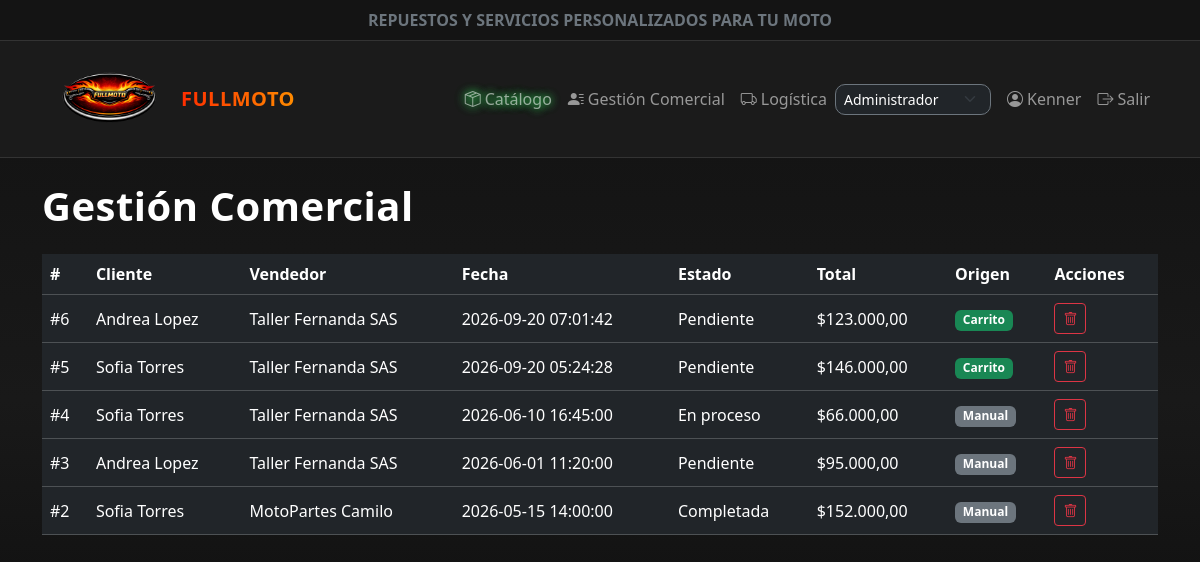
The app's page /gestion_comercializacion.php (signed in) with its own data.
### tables this page shows
CREATE TABLE `venta` (
  `id_venta` int(11) NOT NULL,
  `id_usuario` int(11) NOT NULL,
  `id_vendedor` int(11) NOT NULL,
  `fecha_pedido` datetime NOT NULL DEFAULT current_timestamp(),
  `estado` varchar(30) NOT NULL DEFAULT 'Pendiente',
  `total` decimal(12,2) NOT NULL DEFAULT 0.00 CHECK (`total` >= 0),
  `origen` enum('Carrito','Manual') NOT NULL DEFAULT 'Manual'
);

CREATE TABLE `vendedores` (
  `idVendedor` int(11) NOT NULL,
  `nombreComercial` varchar(120) DEFAULT NULL,
  `nombreContacto` varchar(120) DEFAULT NULL,
  `nit_cc` varchar(30) NOT NULL,
  `fechaRegistro` date NOT NULL DEFAULT curdate(),
  `categoria` varchar(60) DEFAULT NULL
);

### CLASES/Venta.php (called while the page is built, shortened)
<?php
class Venta {
    private $idVenta;
    private $fechaPedido;
    private $estado;
    private $total;
    private $origen;
    private $nombreCliente;
    private $nombreVendedor;
    public function __construct($idVenta, $idUsuario, $idVendedor, $fechaPedido, $estado, $total, $origen = 'Manual', $nombreCliente = null, $nombreVendedor = null) {
        $this->idVenta = $idVenta;
        $this->fechaPedido = $fechaPedido;
        $this->estado = $estado;
        $this->total = $total;
        $this->origen = $origen;
        $this->nombreCliente = $nombreCliente;
        $this->nombreVendedor = $nombreVendedor;
    }
    public function getIdVenta() { return $this->idVenta; }
    public function getFechaPedido() { return $this->fechaPedido; }
    public function getEstado() { return $this->estado; }
    public function getNombreCliente() { return $this->nombreCliente; }
    public function getNombreVendedor() { return $this->nombreVendedor; }
    public function totalFormateado() {
        return "$" . number_format($this->total, 2, ',', '.');
    }
    public function esDeCarrito() {
        return $this->origen === 'Carrito';
    }
    public static function obtenerTodos(PDO $pdo): array {
        $sql = "SELECT v.id_venta, v.id_usuario, v.id_vendedor, v.fecha_pedido,
                       v.estado, v.total, v.origen,
                       CONCAT(u.nombre, ' ', u.apellido) AS nombre_cliente,
                       ve.nombreComercial AS nombre_vendedor
                FROM venta v
                INNER JOIN usuario u ON v.id_usuario = u.idUsuario
                INNER JOIN vendedores ve ON v.id_vendedor = ve.idVendedor
                ORDER BY v.fecha_pedido DESC";
        $stmt = $pdo->query($sql);
        return self::mapearFilas($stmt->fetchAll(PDO::FETCH_ASSOC));
    }
    private static function mapearFilas(array $filas): array {
        $ventas = [];
        foreach ($filas as $fila) {
            $ventas[] = new Venta(
                $fila['id_venta'],
                $fila['id_usuario'],
                $fila['id_vendedor'],
                $fila['fecha_pedido'],
                $fila['estado'],
                $fila['total'],
                $fila['origen'],
                $fila['nombre_cliente'] ?? null,
                $fila['nombre_vendedor'] ?? null
            );
        }
        return $ventas;
    }
}

### gestion_comercializacion.php (the view, shortened to what this page needs)
<?php
require_once __DIR__ . '/CLASES/Conexion.php';
require_once __DIR__ . '/CLASES/Venta.php';
$pdo = Conexion::obtenerConexion();
$ventas = Venta::obtenerTodos($pdo);
?>
<!DOCTYPE html>
<html lang="es">
<head>
    <link href="https://cdn.jsdelivr.net/npm/bootstrap@5.3.3/dist/css/bootstrap.min.css" rel="stylesheet">
    <link href="https://cdn.jsdelivr.net/npm/bootstrap-icons@1.11.3/font/bootstrap-icons.css" rel="stylesheet">
    <link rel="stylesheet" href="CSS/style.css">
</head>
<body>
    <?php include __DIR__ . '/nav.php'; ?>
    <div class="container pb-5">
        <h1 class="fw-bold mb-4">Gestión Comercial</h1>
        <?php if (empty($ventas)): ?>
            <p class="text-white-50">No hay ventas registradas todavía.</p>
        <?php else: ?>
            <div class="table-responsive">
                <table class="table table-dark table-hover align-middle">
                    <thead>
                        <tr>
                            <th>#</th>
                            <th>Cliente</th>
                            <th>Vendedor</th>
                            <th>Fecha</th>
                            <th>Estado</th>
                            <th>Total</th>
                            <th>Origen</th>
                            <th>Acciones</th>
                        </tr>
                    </thead>
                    <tbody>
                        <?php foreach ($ventas as $venta): ?>
                            <tr>
                                <td>#<?php echo $venta->getIdVenta(); ?></td>
                                <td><?php echo htmlspecialchars($venta->getNombreCliente()); ?></td>
                                <td><?php echo htmlspecialchars($venta->getNombreVendedor()); ?></td>
                                <td><?php echo htmlspecialchars($venta->getFechaPedido()); ?></td>
                                <td><?php echo htmlspecialchars($venta->getEstado()); ?></td>
                                <td><?php echo $venta->totalFormateado(); ?></td>
                                <td>
    <?php if ($venta->esDeCarrito()): ?>
                                        <span class="badge bg-success">Carrito</span>
                                    <?php else: ?>
                                        <span class="badge bg-secondary">Manual</span>
                                    <?php endif; ?>
                                </td>
                                <td>
                                    <?php if ($rolActivo === 'Administrador'): ?>
                                        <a href="CONTROLADORES/eliminar_venta_controller.php?id=<?php echo $venta->getIdVenta(); ?>"
                                            class="btn btn-sm btn-outline-danger"
                                            onclick="return confirm('¿Eliminar esta venta? Esta acción no se puede deshacer.');">
                                            <i class="bi bi-trash"></i>
                                        </a>
                                    <?php endif; ?>
                                </td>
                            </tr>
                        <?php endforeach; ?>
                    </tbody>
                </table>
            </div>
        <?php endif; ?>
    </div>
</body>
</html>

### CSS/style.css (style rules this page uses)
body { background: linear-gradient(180deg, #111111, #191919, #0b0b0b); min-height: 100vh; color: #ffffff; font-family: system-ui, -apple-system, "Segoe UI", Roboto, sans-serif; }
.navbar-brand span, h1, h2, h3 { font-family: 'Rajdhani', system-ui, sans-serif; letter-spacing: 0.5px; }

### records on screen
venta: id_venta "6", NombreCliente "Andrea Lopez", id_vendedor.nombreComercial "Taller Fernanda SAS", fecha_pedido "2026-09-20 07:01:42", estado "Pendiente", total "$123.000,00", origen "Carrito"
venta: id_venta "5", NombreCliente "Sofia Torres", id_vendedor.nombreComercial "Taller Fernanda SAS", fecha_pedido "2026-09-20 05:24:28", estado "Pendiente", total "$146.000,00", origen "Carrito"
venta: id_venta "4", NombreCliente "Sofia Torres", id_vendedor.nombreComercial "Taller Fernanda SAS", fecha_pedido "2026-06-10 16:45:00", estado "En proceso", total "$66.000,00", origen "Manual"
venta: id_venta "3", NombreCliente "Andrea Lopez", id_vendedor.nombreComercial "Taller Fernanda SAS", fecha_pedido "2026-06-01 11:20:00", estado "Pendiente", total "$95.000,00", origen "Manual"
venta: id_venta "2", NombreCliente "Sofia Torres", id_vendedor.nombreComercial "MotoPartes Camilo", fecha_pedido "2026-05-15 14:00:00", estado "Completada", total "$152.000,00", origen "Manual"

### other values on screen
$usuario['nombre'] "Kenner"
form field rol "Administrador"
